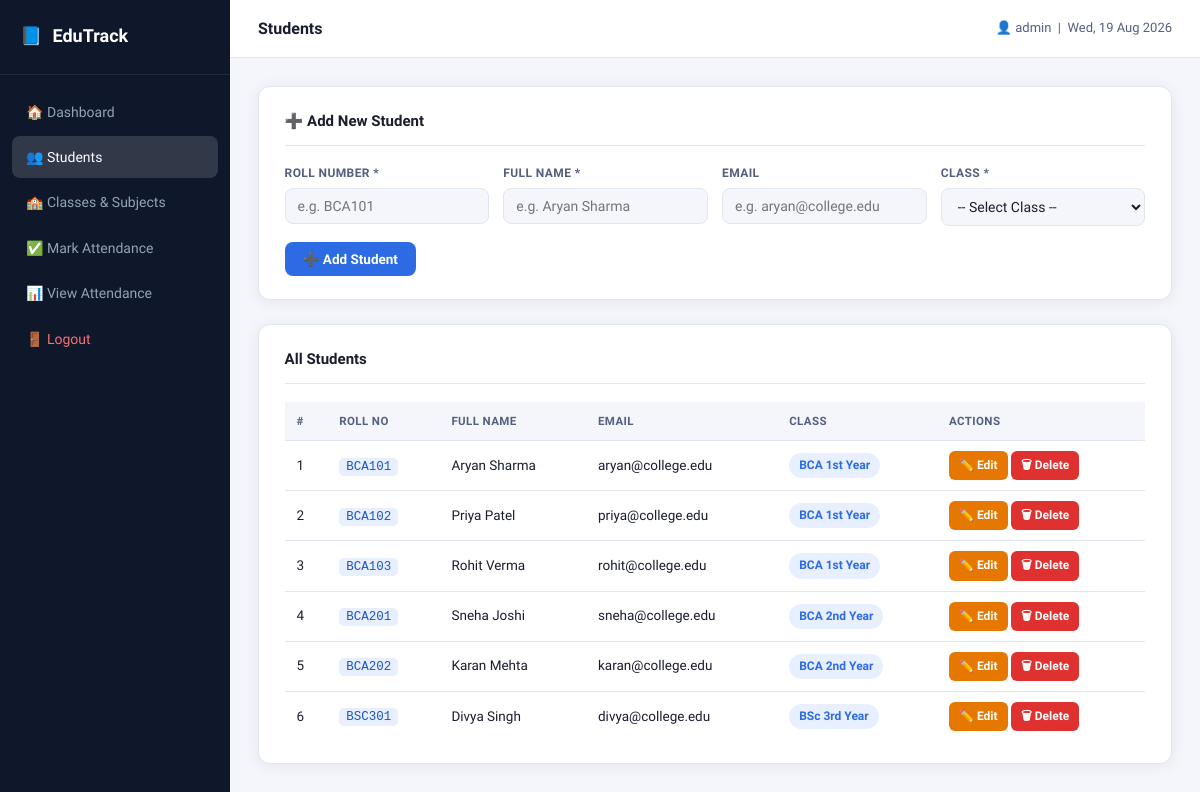
Page /students.php (signed in) on the committed database.
### tables this page shows
CREATE TABLE IF NOT EXISTS students (
    id           INT AUTO_INCREMENT PRIMARY KEY,
    roll_number  VARCHAR(20)  NOT NULL UNIQUE,
    full_name    VARCHAR(100) NOT NULL,
    email        VARCHAR(100),
    class_id     INT NOT NULL,
    created_at   TIMESTAMP DEFAULT CURRENT_TIMESTAMP,
    FOREIGN KEY (class_id) REFERENCES classes(id) ON DELETE CASCADE
);

CREATE TABLE IF NOT EXISTS classes (
    id         INT AUTO_INCREMENT PRIMARY KEY,
    class_name VARCHAR(100) NOT NULL UNIQUE,
    created_at TIMESTAMP DEFAULT CURRENT_TIMESTAMP
);

### students.php (the view, shortened to what this page needs)
<?php
require_once 'db.php';
$edit_student = null;
$students_result = mysqli_query($conn, "
    SELECT s.*, c.class_name
    FROM students s
    JOIN classes c ON s.class_id = c.id
    ORDER BY c.class_name, s.roll_number
");
require_once 'partials/header.php';
?>
<div class="card" style="margin-bottom:1.5rem;">
    <div class="card-header"><?= $edit_student ? '✏️ Edit Student' : '➕ Add New Student' ?></div>
    <form method="POST" action="">
        <div class="form-row">
            <div class="form-group">
                <label>Roll Number *</label>
                <input type="text" name="roll_number"
                    value="<?= htmlspecialchars($edit_student['roll_number'] ?? '') ?>"
                    placeholder="e.g. BCA101" required/>
            </div>
            <div class="form-group">
                <label>Full Name *</label>
                <input type="text" name="full_name"
                    value="<?= htmlspecialchars($edit_student['full_name'] ?? '') ?>"
                    placeholder="e.g. Aryan Sharma" required/>
            </div>
            <div class="form-group">
                <label>Email</label>
                <input type="email" name="email"
                    value="<?= htmlspecialchars($edit_student['email'] ?? '') ?>"
                    placeholder="e.g. aryan@college.edu"/>
            </div>
            <div class="form-group">
                <label>Class *</label>
                <select name="class_id" required>
                    <option value="">-- Select Class --</option>
                </select>
            </div>
        </div>
        <div style="display:flex;gap:10px;">
            <button type="submit" class="btn btn-primary">
                <?= $edit_student ? '💾 Update Student' : '➕ Add Student' ?>
            </button>
        </div>
    </form>
</div>
<div class="card">
    <div class="card-header">All Students</div>
    <?php if (mysqli_num_rows($students_result) === 0): ?>
        <p class="empty-msg">No students added yet. Use the form above to add one.</p>
    <?php else: ?>
    <div class="table-wrapper">
        <table class="data-table">
            <thead>
                <tr>
                    <th>#</th>
                    <th>Roll No</th>
                    <th>Full Name</th>
                    <th>Email</th>
                    <th>Class</th>
                    <th>Actions</th>
                </tr>
            </thead>
            <tbody>
            <?php $i = 1; while ($row = mysqli_fetch_assoc($students_result)): ?>
                <tr>
                    <td><?= $i++ ?></td>
                    <td><code><?= htmlspecialchars($row['roll_number']) ?></code></td>
                    <td><?= htmlspecialchars($row['full_name']) ?></td>
                    <td><?= htmlspecialchars($row['email'] ?: '—') ?></td>
                    <td><span class="badge badge-class"><?= htmlspecialchars($row['class_name']) ?></span></td>
                    <td>
                        <a href="?edit=<?= $row['id'] ?>" class="btn btn-sm btn-warning">✏️ Edit</a>
                        <a href="?delete=<?= $row['id'] ?>"
                           class="btn btn-sm btn-danger"
                           onclick="return confirm('Are you sure you want to delete <?= addslashes($row['full_name']) ?>? This will also delete their attendance records.')">
                           🗑 Delete
                        </a>
                    </td>
                </tr>
            <?php endwhile; ?>
            </tbody>
        </table>
    </div>
    <?php endif; ?>
</div>
<?php require_once 'partials/footer.php'; ?>

### style.css (style rules this page uses)
*, *::before, *::after { box-sizing: border-box; margin: 0; padding: 0; }
:root { --primary: #2d6be4; --primary-dark: #1e55c5; --primary-light: #e8effe; --success: #2f9e44; --success-light: #ebfbee; --danger: #e03131; --danger-light: #fff5f5; --warning: #e67700; --warning-light: #fff9db; --bg: #f4f6fb; --surface: #ffffff; --border: #e2e6f0; --text: #1a1d2e; --text-muted: #556080; --text-hint: #99a0bb; --sidebar-bg: #0f172a; --sidebar-text: #94a3b8; --sidebar-active: #ffffff; --radius: 12px; --shadow: 0 2px 16px rgba(0,0,0,0.07); --font: 'Sora', 'Segoe UI', sans-serif; }
body { font-family: var(--font); background: var(--bg); color: var(--text); font-size: 14px; line-height: 1.6; }
a { color: var(--primary); text-decoration: none; }
code { background: var(--primary-light); color: var(--primary-dark); padding: 2px 7px; border-radius: 5px; font-size: 12.5px; font-family: monospace; }
.card { background: var(--surface); border: 1px solid var(--border); border-radius: var(--radius); padding: 1.4rem 1.6rem; box-shadow: var(--shadow); margin-bottom: 1.5rem; }
.card-header { font-size: 15px; font-weight: 600; color: var(--text); margin-bottom: 1.1rem; padding-bottom: 0.75rem; border-bottom: 1px solid var(--border); }
.form-row { display: grid; grid-template-columns: repeat(auto-fit, minmax(170px, 1fr)); gap: 14px; margin-bottom: 1rem; }
.form-group { display: flex; flex-direction: column; gap: 5px; }
.form-group label { font-size: 12px; font-weight: 600; color: var(--text-muted); text-transform: uppercase; letter-spacing: 0.4px; }
input[type="text"], input[type="email"], input[type="password"], input[type="date"], select, textarea { border: 1.5px solid var(--border); border-radius: 8px; padding: 9px 12px; font-family: var(--font); font-size: 14px; color: var(--text); background: var(--bg); outline: none; transition: border-color 0.18s, background 0.18s; width: 100%; }
.btn { display: inline-flex; align-items: center; gap: 6px; padding: 9px 18px; border-radius: 8px; border: none; font-family: var(--font); font-size: 13.5px; font-weight: 600; cursor: pointer; transition: all 0.18s; text-decoration: none; white-space: nowrap; }
.btn-primary { background: var(--primary); color: #fff; }
.btn-danger { background: var(--danger); color: #fff; }
.btn-warning { background: var(--warning); color: #fff; }
.btn-sm { padding: 5px 10px; font-size: 12px; border-radius: 6px; }
.table-wrapper { overflow-x: auto; }
.data-table { width: 100%; border-collapse: collapse; font-size: 13.5px; }
.data-table th { background: var(--bg); padding: 10px 12px; font-weight: 600; font-size: 11.5px; text-transform: uppercase; letter-spacing: 0.4px; color: var(--text-muted); border-bottom: 1px solid var(--border); text-align: left; white-space: nowrap; }
.data-table td { padding: 10px 12px; border-bottom: 1px solid var(--border); color: var(--text); vertical-align: middle; }
.data-table tr:last-child td { border-bottom: none; }
.badge { display: inline-block; padding: 3px 10px; border-radius: 20px; font-size: 12px; font-weight: 600; }
.badge-class { background: var(--primary-light); color: var(--primary); }

### rows in the picture
students: roll_number "BCA101", full_name "Aryan Sharma", email "aryan@college.edu", class.class_name "BCA 1st Year"
students: roll_number "BCA102", full_name "Priya Patel", email "priya@college.edu", class.class_name "BCA 1st Year"
students: roll_number "BCA103", full_name "Rohit Verma", email "rohit@college.edu", class.class_name "BCA 1st Year"
students: roll_number "BCA201", full_name "Sneha Joshi", email "sneha@college.edu", class.class_name "BCA 2nd Year"
students: roll_number "BCA202", full_name "Karan Mehta", email "karan@college.edu", class.class_name "BCA 2nd Year"
students: roll_number "BSC301", full_name "Divya Singh", email "divya@college.edu", class.class_name "BSc 3rd Year"

### other values in the picture
$pageTitle "Students"
$_SESSION['admin_name'] "admin"
